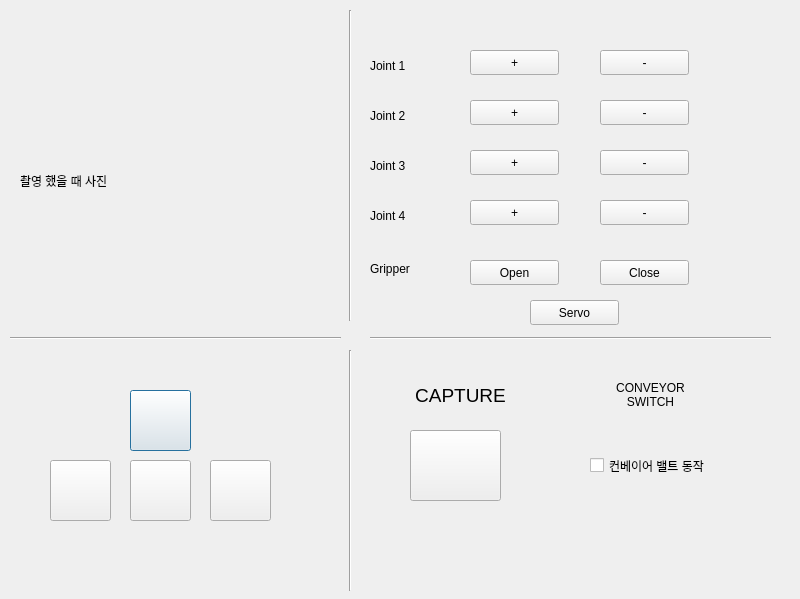
<?xml version="1.0" encoding="UTF-8"?>
<ui version="4.0">
 <class>Dialog</class>
 <widget class="QDialog" name="Dialog">
  <property name="geometry">
   <rect>
    <x>0</x>
    <y>0</y>
    <width>800</width>
    <height>599</height>
   </rect>
  </property>
  <property name="windowTitle">
   <string>Dialog</string>
  </property>
  <widget class="QPushButton" name="pushButton">
   <property name="geometry">
    <rect>
     <x>130</x>
     <y>390</y>
     <width>61</width>
     <height>61</height>
    </rect>
   </property>
   <property name="text">
    <string/>
   </property>
   <property name="icon">
    <iconset>
     <normaloff>2024-12-10 13-44-28.png</normaloff>2024-12-10 13-44-28.png</iconset>
   </property>
   <property name="iconSize">
    <size>
     <width>50</width>
     <height>50</height>
    </size>
   </property>
  </widget>
  <widget class="QPushButton" name="pushButton_2">
   <property name="geometry">
    <rect>
     <x>50</x>
     <y>460</y>
     <width>61</width>
     <height>61</height>
    </rect>
   </property>
   <property name="text">
    <string/>
   </property>
   <property name="icon">
    <iconset>
     <normaloff>2024-12-10 13-44-33.png</normaloff>2024-12-10 13-44-33.png</iconset>
   </property>
   <property name="iconSize">
    <size>
     <width>50</width>
     <height>50</height>
    </size>
   </property>
  </widget>
  <widget class="QPushButton" name="pushButton_3">
   <property name="geometry">
    <rect>
     <x>130</x>
     <y>460</y>
     <width>61</width>
     <height>61</height>
    </rect>
   </property>
   <property name="text">
    <string/>
   </property>
   <property name="icon">
    <iconset>
     <normaloff>2024-12-10 13-44-40.png</normaloff>2024-12-10 13-44-40.png</iconset>
   </property>
   <property name="iconSize">
    <size>
     <width>50</width>
     <height>50</height>
    </size>
   </property>
  </widget>
  <widget class="QPushButton" name="pushButton_4">
   <property name="geometry">
    <rect>
     <x>210</x>
     <y>460</y>
     <width>61</width>
     <height>61</height>
    </rect>
   </property>
   <property name="text">
    <string/>
   </property>
   <property name="icon">
    <iconset>
     <normaloff>2024-12-10 13-44-50.png</normaloff>2024-12-10 13-44-50.png</iconset>
   </property>
   <property name="iconSize">
    <size>
     <width>50</width>
     <height>50</height>
    </size>
   </property>
  </widget>
  <widget class="QPushButton" name="pushButton_1">
   <property name="geometry">
    <rect>
     <x>410</x>
     <y>430</y>
     <width>91</width>
     <height>71</height>
    </rect>
   </property>
   <property name="text">
    <string/>
   </property>
   <property name="icon">
    <iconset>
     <normaloff>camera.png</normaloff>camera.png</iconset>
   </property>
   <property name="iconSize">
    <size>
     <width>60</width>
     <height>60</height>
    </size>
   </property>
  </widget>
  <widget class="QLabel" name="label">
   <property name="geometry">
    <rect>
     <x>20</x>
     <y>20</y>
     <width>311</width>
     <height>321</height>
    </rect>
   </property>
   <property name="text">
    <string>촬영 했을 때 사진</string>
   </property>
  </widget>
  <widget class="QLabel" name="label_2">
   <property name="geometry">
    <rect>
     <x>370</x>
     <y>50</y>
     <width>61</width>
     <height>31</height>
    </rect>
   </property>
   <property name="text">
    <string>Joint 1</string>
   </property>
  </widget>
  <widget class="QLabel" name="label_3">
   <property name="geometry">
    <rect>
     <x>370</x>
     <y>100</y>
     <width>61</width>
     <height>31</height>
    </rect>
   </property>
   <property name="text">
    <string>Joint 2</string>
   </property>
  </widget>
  <widget class="QLabel" name="label_4">
   <property name="geometry">
    <rect>
     <x>370</x>
     <y>150</y>
     <width>61</width>
     <height>31</height>
    </rect>
   </property>
   <property name="text">
    <string>Joint 3</string>
   </property>
  </widget>
  <widget class="QLabel" name="label_5">
   <property name="geometry">
    <rect>
     <x>370</x>
     <y>200</y>
     <width>61</width>
     <height>31</height>
    </rect>
   </property>
   <property name="text">
    <string>Joint 4</string>
   </property>
  </widget>
  <widget class="QCheckBox" name="conveyor_belt">
   <property name="geometry">
    <rect>
     <x>590</x>
     <y>430</y>
     <width>151</width>
     <height>71</height>
    </rect>
   </property>
   <property name="text">
    <string>컨베이어 밸트 동작</string>
   </property>
  </widget>
  <widget class="Line" name="line">
   <property name="geometry">
    <rect>
     <x>10</x>
     <y>330</y>
     <width>331</width>
     <height>16</height>
    </rect>
   </property>
   <property name="orientation">
    <enum>Qt::Horizontal</enum>
   </property>
  </widget>
  <widget class="Line" name="line_2">
   <property name="geometry">
    <rect>
     <x>370</x>
     <y>330</y>
     <width>401</width>
     <height>16</height>
    </rect>
   </property>
   <property name="orientation">
    <enum>Qt::Horizontal</enum>
   </property>
  </widget>
  <widget class="Line" name="line_3">
   <property name="geometry">
    <rect>
     <x>340</x>
     <y>10</y>
     <width>20</width>
     <height>311</height>
    </rect>
   </property>
   <property name="orientation">
    <enum>Qt::Vertical</enum>
   </property>
  </widget>
  <widget class="Line" name="line_4">
   <property name="geometry">
    <rect>
     <x>340</x>
     <y>350</y>
     <width>20</width>
     <height>241</height>
    </rect>
   </property>
   <property name="orientation">
    <enum>Qt::Vertical</enum>
   </property>
  </widget>
  <widget class="QLabel" name="label_7">
   <property name="geometry">
    <rect>
     <x>390</x>
     <y>370</y>
     <width>141</width>
     <height>51</height>
    </rect>
   </property>
   <property name="text">
    <string>&lt;html&gt;&lt;head/&gt;&lt;body&gt;&lt;p align=&quot;center&quot;&gt;&lt;span style=&quot; font-size:14pt;&quot;&gt;CAPTURE&lt;/span&gt;&lt;/p&gt;&lt;/body&gt;&lt;/html&gt;</string>
   </property>
  </widget>
  <widget class="QLabel" name="label_8">
   <property name="geometry">
    <rect>
     <x>580</x>
     <y>370</y>
     <width>141</width>
     <height>51</height>
    </rect>
   </property>
   <property name="text">
    <string>&lt;html&gt;&lt;head/&gt;&lt;body&gt;&lt;p align=&quot;center&quot;&gt;CONVEYOR &lt;br/&gt;SWITCH&lt;/p&gt;&lt;/body&gt;&lt;/html&gt;</string>
   </property>
  </widget>
  <widget class="QPushButton" name="pushButton_5">
   <property name="geometry">
    <rect>
     <x>470</x>
     <y>50</y>
     <width>89</width>
     <height>25</height>
    </rect>
   </property>
   <property name="text">
    <string>+</string>
   </property>
  </widget>
  <widget class="QPushButton" name="pushButton_7">
   <property name="geometry">
    <rect>
     <x>600</x>
     <y>50</y>
     <width>89</width>
     <height>25</height>
    </rect>
   </property>
   <property name="text">
    <string>-</string>
   </property>
  </widget>
  <widget class="QPushButton" name="pushButton_8">
   <property name="geometry">
    <rect>
     <x>470</x>
     <y>100</y>
     <width>89</width>
     <height>25</height>
    </rect>
   </property>
   <property name="text">
    <string>+</string>
   </property>
  </widget>
  <widget class="QPushButton" name="pushButton_9">
   <property name="geometry">
    <rect>
     <x>600</x>
     <y>100</y>
     <width>89</width>
     <height>25</height>
    </rect>
   </property>
   <property name="text">
    <string>-</string>
   </property>
  </widget>
  <widget class="QPushButton" name="pushButton_10">
   <property name="geometry">
    <rect>
     <x>470</x>
     <y>150</y>
     <width>89</width>
     <height>25</height>
    </rect>
   </property>
   <property name="text">
    <string>+</string>
   </property>
  </widget>
  <widget class="QPushButton" name="pushButton_11">
   <property name="geometry">
    <rect>
     <x>600</x>
     <y>150</y>
     <width>89</width>
     <height>25</height>
    </rect>
   </property>
   <property name="text">
    <string>-</string>
   </property>
  </widget>
  <widget class="QPushButton" name="pushButton_12">
   <property name="geometry">
    <rect>
     <x>470</x>
     <y>200</y>
     <width>89</width>
     <height>25</height>
    </rect>
   </property>
   <property name="text">
    <string>+</string>
   </property>
  </widget>
  <widget class="QPushButton" name="pushButton_13">
   <property name="geometry">
    <rect>
     <x>600</x>
     <y>200</y>
     <width>89</width>
     <height>25</height>
    </rect>
   </property>
   <property name="text">
    <string>-</string>
   </property>
  </widget>
  <widget class="QLabel" name="label_6">
   <property name="geometry">
    <rect>
     <x>370</x>
     <y>260</y>
     <width>67</width>
     <height>17</height>
    </rect>
   </property>
   <property name="text">
    <string>Gripper</string>
   </property>
  </widget>
  <widget class="QPushButton" name="pushButton_14">
   <property name="geometry">
    <rect>
     <x>470</x>
     <y>260</y>
     <width>89</width>
     <height>25</height>
    </rect>
   </property>
   <property name="text">
    <string>Open</string>
   </property>
  </widget>
  <widget class="QPushButton" name="pushButton_15">
   <property name="geometry">
    <rect>
     <x>600</x>
     <y>260</y>
     <width>89</width>
     <height>25</height>
    </rect>
   </property>
   <property name="text">
    <string>Close</string>
   </property>
  </widget>
  <widget class="QPushButton" name="pushButton_6">
   <property name="geometry">
    <rect>
     <x>530</x>
     <y>300</y>
     <width>89</width>
     <height>25</height>
    </rect>
   </property>
   <property name="text">
    <string>Servo</string>
   </property>
  </widget>
 </widget>
 <resources/>
 <connections/>
</ui>
